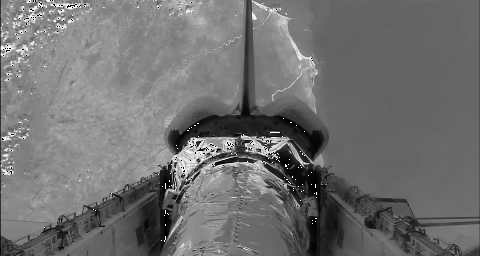
#> input picture processing/Chapter08/DecodedShuttle_test.tif, 480 x 256 px
$ python -i qtdecomp.py   (imports and definitions only)
#> lines starting #> are read from the running program, lines starting #| are printed output that depends on the picture
from typing import Any
import numpy as np
from scipy import sparse


def qtdecomp(I: Any, threshold: Any = None, min_dim: Any = 1, predicate: Any = None):
    """
    Quadtree decomposition.

    Parameters:
    I : ndarray
        Input image (grayscale). Assumed square and dimensions power of 2 (or handled by caller).
    threshold : float or None
        Threshold for splitting (if no predicate provided).
        Standard MATLAB qtdecomp(I, threshold) splits if max(block) - min(block) > threshold.
    min_dim : int
        Minimum dimension of a block.
    predicate : callable
        Function that accepts a block (or list of blocks) and returns bools.
        If provided, threshold is ignored (or passed to predicate if it expects it).
        Signature: predicate(block) -> bool

    Returns:
    S : scipy.sparse.lil_matrix
        Sparse matrix where S[r, c] = dim indicates a block of size dim x dim starting at (r, c).
    """

    I = np.asarray(I)
    M, N = I.shape

    # Initialize Sparse Matrix
    # We use LIL for efficient setting of individual elements
    S = sparse.lil_matrix((M, N), dtype=int)

    # Default predicate if none provided: Range > threshold
    if predicate is None:
        if threshold is None:
            threshold = 0

        def predicate(block: Any):
            """predicate."""
            return (block.max() - block.min()) > threshold

    def split(r: Any, c: Any, dim: Any):
        """split."""
        block = I[r : r + dim, c : c + dim]

        # If block is too small, stop splitting, record size
        if dim <= min_dim:
            S[r, c] = dim
            return

        # Check predicate
        # Optimization: We can check predicate on the whole block.
        # If predicate says SPLIT:
        should_split = predicate(block)

        if should_split:
            # Split into 4
            half = dim // 2
            split(r, c, half)
            split(r, c + half, half)
            split(r + half, c, half)
            split(r + half, c + half, half)
        else:
            # No split, record this block
            S[r, c] = dim

    # Start recursion
    # Ensure square power of 2? MATLAB qtdecomp does not strictly enforce padding inside,
    # but splitmerge pads carefully. We assume caller handles padding if strict power of 2 is needed.
    # But basic qtdecomp works on any rectangular? No, usually square power of 2 is standard for easy quadtree.
    # splitmerge.m handles padding. We will assume full image start.

    # Handling non-square or non-power-of-2 input in recursion might be tricky with fixed halving.
    # We'll assume the standard usage where it's already padded or we just process the max square?
    # For now, start with full image.
    split(0, 0, M)

    return S.tocsr()  # Return CSR for general usage or stay sparse

>>> import cv2
>>> picture = cv2.imread('../processing/Chapter08/DecodedShuttle_test.tif', cv2.IMREAD_GRAYSCALE)
#> picture is the input picture: shape (256, 480); min 0, max 255, mean 112.5
>>> result = qtdecomp(picture)
#> in split, `should_split = predicate(block)`:
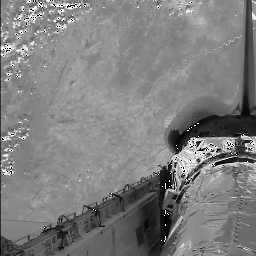
#> block: shape (256, 256); min 0, max 255, mean 126.3
#> call 2 of split, with r = 0, c = 0, dim = 128
#> in split (call 2), `should_split = predicate(block)`:
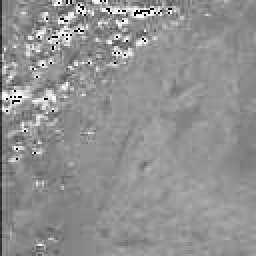
#> block: shape (128, 128) (shown 2 times larger); min 0, max 255, mean 145.2
#> call 3 of split, with r = 0, c = 0, dim = 64
#> in split (call 3), `should_split = predicate(block)`:
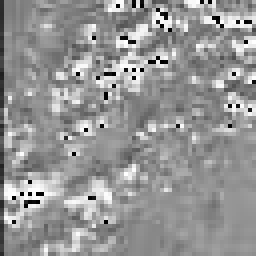
#> block: shape (64, 64) (shown 4 times larger); min 0, max 255, mean 149.3
#> call 4 of split, with r = 0, c = 0, dim = 32
#> in split (call 4), `should_split = predicate(block)`:
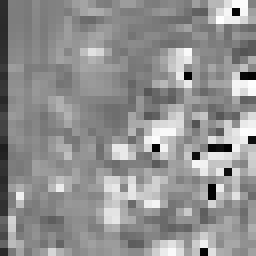
#> block: shape (32, 32) (shown 8 times larger); min 1, max 255, mean 145.3
